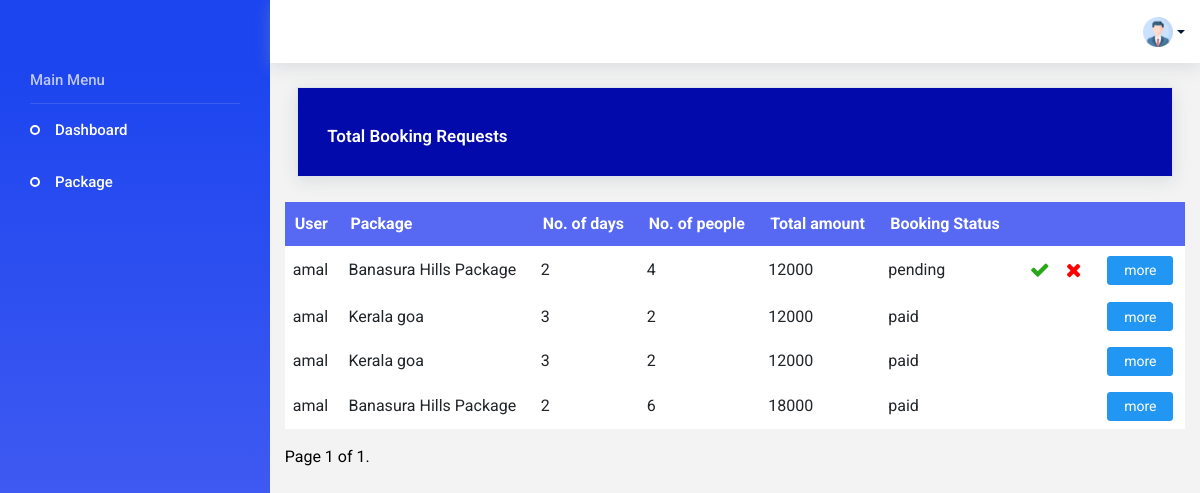
The page /agencyindex (signed in) on the database as committed earlier.
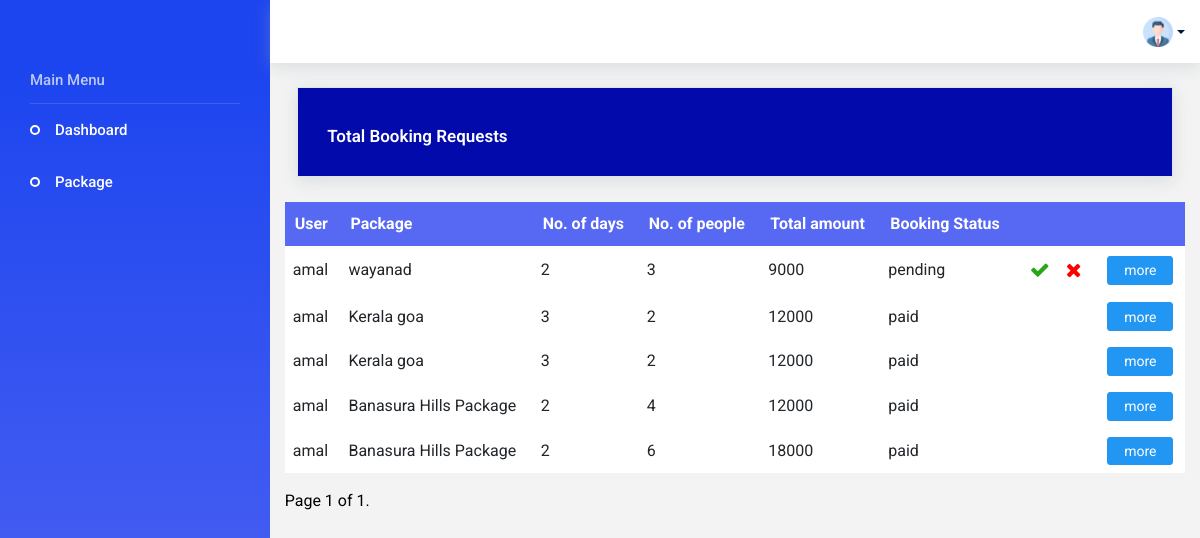
The same page on the database as committed later.
### app/models.py (models this page shows, shortened)
class Booking(models.Model):
    booking_status = (
        ('booked', 'booked'),
        ('pending', 'pending'),
        ('reject', 'reject'),
    )
    user_id = models.ForeignKey(CustomUser, on_delete=models.CASCADE)
    package_id = models.ForeignKey(Package, on_delete=models.CASCADE)
    name = models.CharField(max_length=50)
    no_of_people = models.IntegerField()
    booking_date = models.DateField()
    date = models.DateTimeField(auto_now_add=True)
    status = models.CharField(choices=booking_status, default='pending', max_length=50)
    total_amount = models.IntegerField()
    rating = models.IntegerField(null=True, blank=True)
    review = models.CharField(max_length=200, null=True, blank=True)

class CustomUser(AbstractUser):
    register_status = (
        ('approve', 'approve'),
        ('pending', 'pending'),
        ('reject', 'reject'),
    )
    phone_number = models.CharField(max_length=10)
    user_type = models.CharField(max_length=100)
    status = models.CharField(choices=register_status, default='pending', max_length=50)

class Package(models.Model):
    user_id = models.ForeignKey(CustomUser, on_delete=models.CASCADE)
    package_name = models.CharField(max_length=100)
    img1 = models.FileField(upload_to='package')
    img2 = models.FileField(upload_to='package')
    img3 = models.FileField(upload_to='package')
    price = models.IntegerField()
    no_of_days = models.IntegerField()
    no_of_night = models.IntegerField()
    source = models.CharField(max_length=50)
    destination = models.CharField(max_length=50)
    description = models.CharField(max_length=200)

### app/views.py (the view)
# urls.py: path('agencyindex', views.agencyindex, name="agencyindex"),
@cache_control(no_cache=True, must_revalidate=True, no_store=True)
@login_required(login_url=Login)
def agencyindex(request):
    User = CustomUser.objects.get(id=request.user.id)
    booking_data = Booking.objects.filter(package_id__user_id=request.user.id).order_by('-status')
    pending_bookings_count = Booking.objects.filter(user_id=request.user,status='pending').count()
    items_per_page = 10
    paginator = Paginator(booking_data, items_per_page)
    page = request.GET.get('page', 1)
    try:
        packages = paginator.page(page)
    except PageNotAnInteger:
        packages = paginator.page(1)
    except EmptyPage:
        packages = paginator.page(paginator.num_pages)
    context = {
        'bookings':packages,
        'User':User,
        'pending_bookings_count':pending_bookings_count
    }
    return render(request, 'Agency/index.html', context)

### template/Agency/index.html (shortened to what the changed rows need)
<!DOCTYPE html>
<html lang="en">
<head>
  {% load static %}
  <link rel="stylesheet" href="{% static 'css/materialdesignicons.min.css' %}">
  <link rel="stylesheet" href=".{% static 'css/ionicons.css' %}">
  <link rel="stylesheet" href="{% static 'css/flag-icon.min.css' %}">
  <link rel="stylesheet" href="{% static 'css/vendor.bundle.base.css' %}">
  <link rel="stylesheet" href="{% static 'css/vendor.bundle.addons.css' %}">
  <link rel="stylesheet" href="https://cdnjs.cloudflare.com/ajax/libs/font-awesome/4.7.0/css/font-awesome.min.css">
  <link rel="stylesheet" href="{% static 'css/style.css' %}">
  <link rel="stylesheet" href="{% static 'css/style1.css' %}">
</head>
<body>
  <div class="container-scroller">
    <div class="container-fluid page-body-wrapper">
      {% block content %}
      <div class="main-panel">
        <div class="content-wrapper">
          <div class="row">
            <div class="table-responsive ">
            <table class="mytable table-hover">
              <thead>
                <tr>
                  <th>User</th>
                  <th>Package</th>
                  <th>No. of days</th>
                  <th>No. of people</th>
                  <th>Total amount</th>
                  <th>Booking Status</th>
                  <th></th>
                  <th></th>
                </tr>
              </thead>
              <tbody>
                {% for booking in bookings %}
                <tr>
                  <td>{{ booking.user_id.username }}</td>
                  <td>{{ booking.package_id.package_name }}</td>
                  <td>{{ booking.package_id.no_of_days }}</td>
                  <td>{{ booking.no_of_people }}</td>
                  <td>{{ booking.total_amount }}</td>
                  <td>{{ booking.status }}</td>
                  <td>
                    <form method="post" action="{% url 'edit_bookingstatus' id=booking.id %}">
                      {% if booking.status == "pending" %}
                      <button title="accept"
                        style="border: none;background-color: white;color: rgb(40, 167, 23); font-size: 20px;"
                        type="submit" name="status" value="approve">
                        <i class="fa fa-check"></i>
                      </button>
                      <button title="reject" style="border: none;background-color: white;color: red; font-size: 20px;"
                        type="submit" name="status" value="reject">
                        <i class="fa fa-times"></i>
                      </button>
                      {% endif %}
                    </form>
                  </td>
                  <td>
                    {% if booking.status%}
                    <a href="{% url 'rating' id=booking.id %}" class="btn btn-primary">
                      more
                    </a>
                    {% endif %}
                  </td>
                </tr>
                {% endfor %}
              </tbody>
            </table>
          </div>
          </div>
        </div>
      </div>
    </div>
  </div>
  {% endblock %}
</body>
</html>

Rows that differ between the two databases and show on the page:
added Booking: user_id.username "amal", package_id.package_name "wayanad", package_id.no_of_days "2", no_of_people "3", total_amount "9000", status "pending", shows "more"
changed Booking (number 4 of 5 on the later page): status "pending" → "paid"; moves down the list
